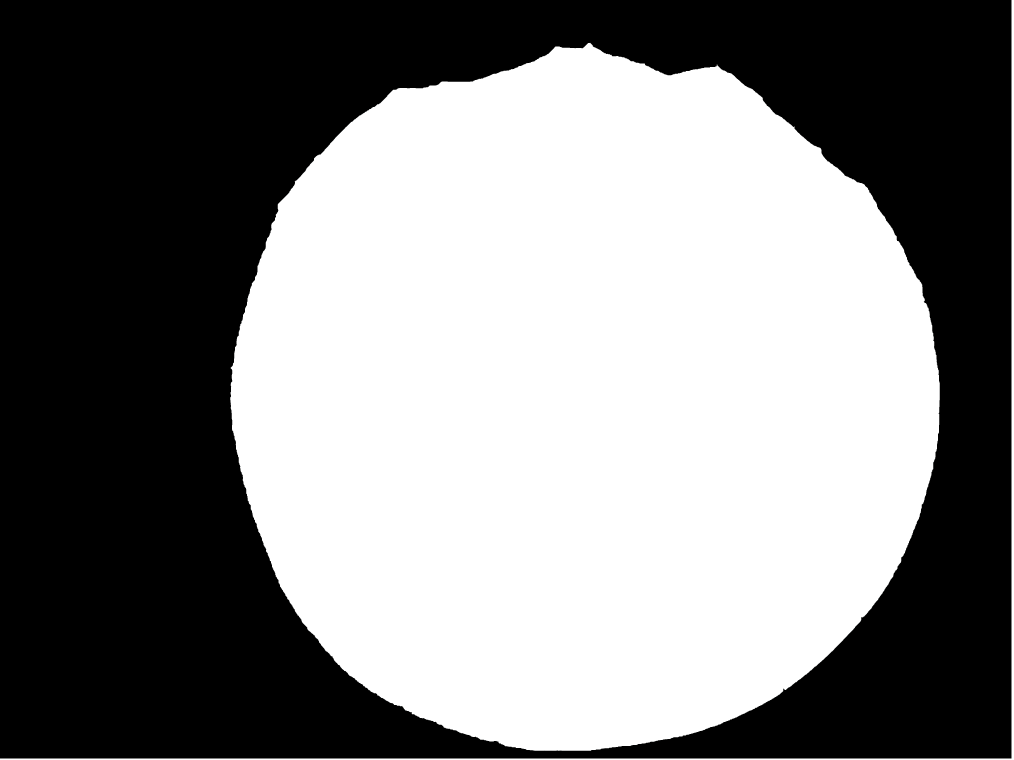
#> input picture plantilla_negre_blanc_saturnV.png, 4056 x 3040 px (shown at 1/4 size)
$ python cloud_cobert_mission_space_lab_21_22_saturnV.py
#> lines starting #> are read from the running program, lines starting #| are printed output that depends on the picture; after the words box and inside, x2 and y2 are one past the last pixel; in counts of white or black regions, pixels touching at a corner belong together
# Mission Space Lab 2022 - Saturn V
# Institut Pere Borrell
# Puigcerdà - Spain

from pathlib import Path
import matplotlib.pyplot
from PIL import Image
import numpy as numpy
import csv
import matplotlib
import matplotlib.pyplot as plt
import gc
from matplotlib.colors import LinearSegmentedColormap, ListedColormap
matplotlib.use('Agg')

#Set a work path // Escollim el directori de treball
base_folder = Path(__file__).parent.resolve()
#We have a template to define the work area where we will count the cloud cover
plantilla = Path(base_folder,"plantilla_negre_blanc_saturnV.png")
imgp = Image.open(plantilla)
#> imgp is the input picture: PIL image 4056x3040 RGBA; mean R, G, B, A 129.3, 129.3, 129.3, 253.9
imgpR, imgpG, imgpB , imgpA = imgp.split()
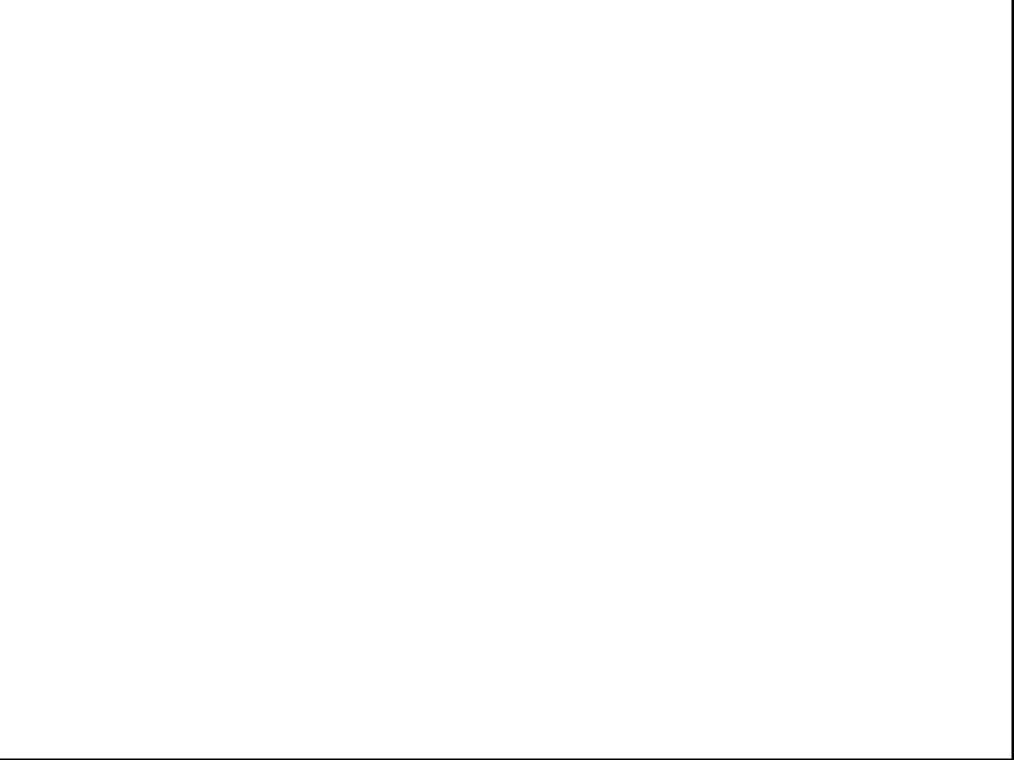
#> imgpA: PIL image 4056x3040 L (shown at 1/4 size); 99.6% white; 1 black region, box (x1, y1, x2, y2) and area: (0, 0, 4056, 3040) 54676
arrpR = numpy.asarray(imgpR).astype('float')
# arrpB = numpy.asarray(imgpB).astype('float')
# arrpG = numpy.asarray(imgpG).astype('float')

#We want that the template to have 0 or 1
arrpR[arrpR !=0.0] = 1.0
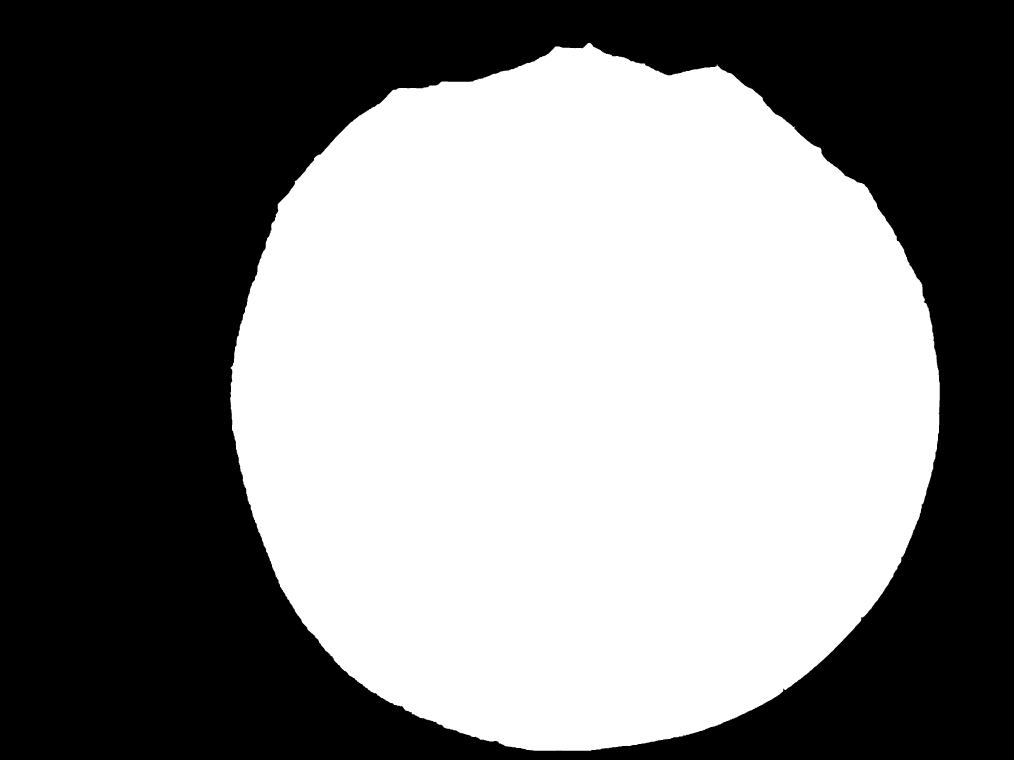
#> arrpR: shape (3040, 4056) float64 (shown at 1/4 size); values 0 (black) and 1 (white), 50.7% white; 1 black region, box (x1, y1, x2, y2) and area: (0, 0, 4056, 3040) 6075300
# arrpG[arrpG !=0.0] = 1.0
# arrpB[arrpB !=0.0] = 1.0

# Open data file and write header for counter, photo name, percentage of clouds
# and limit value to determine the interval clouds
def create_csv_file(data_file):
    with open(data_file, 'w') as f:
        writer = csv.writer(f)
        header = ("Counter", "Nom", "Núvols" , "Límit")
        writer.writerow(header)
# Put down the information : counter, photo name, percentage of clouds, limit intensity value for the clouds
def add_csv_data(data_file, data):
    with open(data_file, 'a') as f:
        writer = csv.writer(f)
        writer.writerow(data)

data_file=Path(base_folder,"results/percentatges220_220.csv")
create_csv_file(data_file)
ini = 220
while ini<221:
    numFoto = str(ini)
    fileFormat1 = ".jpg"
    fileFormat2 = ".jpg"
    nom="foto_saturnV_" + numFoto + fileFormat1
    image = Path(base_folder,nom)
    print(image)
    nom="results/saturnV_RGB_ini_" + numFoto + fileFormat2
    imageOut0 = Path(base_folder,nom)
    nom="results/saturnV_RGB_" + numFoto + fileFormat2
    imageOut = Path(base_folder,nom)
    nom="results/saturnV_RGBnuvols_" + numFoto + fileFormat2
    imageOut2 = Path(base_folder,nom)
    # We open the image to analyze
#> (the run stopped early here; a loop or call above may not have finished)
